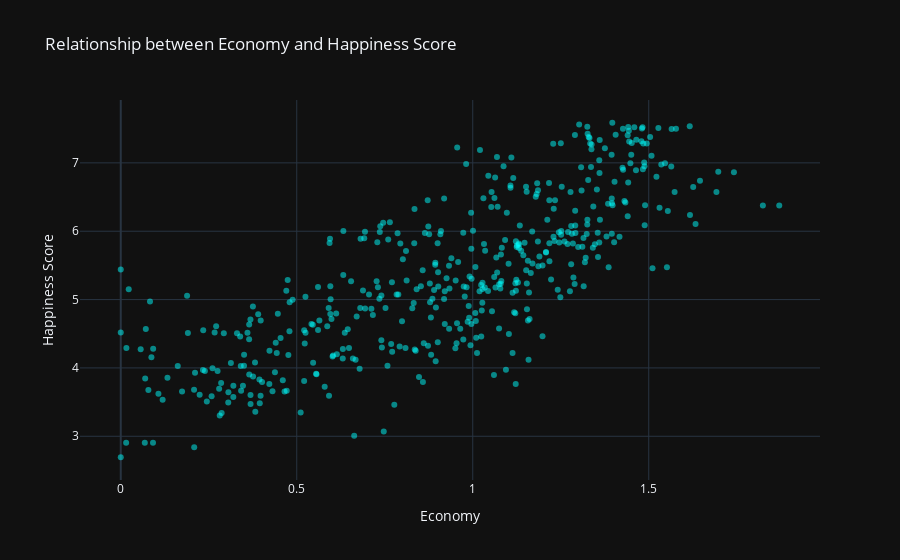

Here is the notebook cell this chart was saved with:
### Code cell
# Create scatter plot trace
scatter_trace = go.Scatter(x=data_cleaned['Economy'],
                           y=data_cleaned['Happiness_Score'],
                           mode='markers',
                           marker=dict(color='cyan', opacity=0.5),
                           name='Relationship between Economy and Happiness Score')

# Define layout
layout = go.Layout(title='Relationship between Economy and Happiness Score',
                   xaxis=dict(title='Economy'),
                   yaxis=dict(title='Happiness Score'),
                   template='plotly_dark')  # Dark theme

# Create figure
fig = go.Figure(data=[scatter_trace], layout=layout)

# Show plot
fig.show()

### Figure 1 — Plotly figure (JSON) as saved in the notebook; plotly's stock layout.template omitted (floating-point values rounded to 4 significant figures; data arrays with more than 128 entries replaced by an {"elided": "..."} marker saying what was removed)
{"data": [{"marker": {"color": "cyan", "opacity": 0.5}, "mode": "markers", "name": "Relationship between Economy and Happiness Score", "type": "scatter", "x": {"elided": "452 float values"}, "y": {"elided": "452 float values"}}], "layout": {"title": {"text": "Relationship between Economy and Happiness Score"}, "xaxis": {"title": {"text": "Economy"}}, "yaxis": {"title": {"text": "Happiness Score"}}}}
